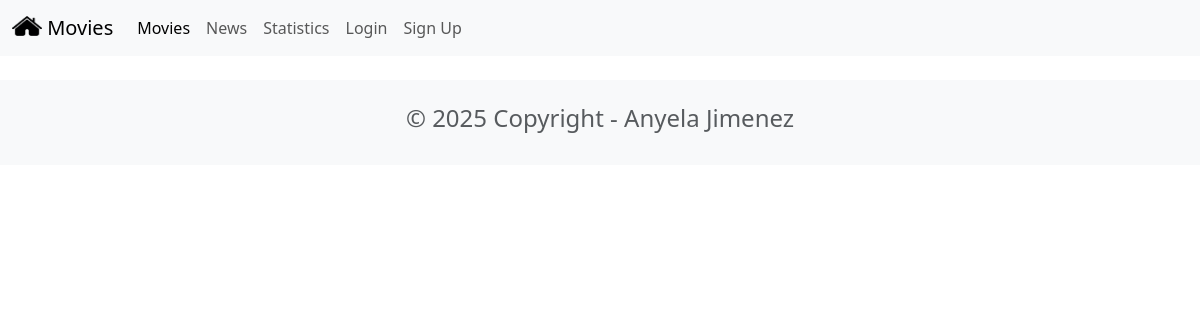
Before: /news/ with the older database file.
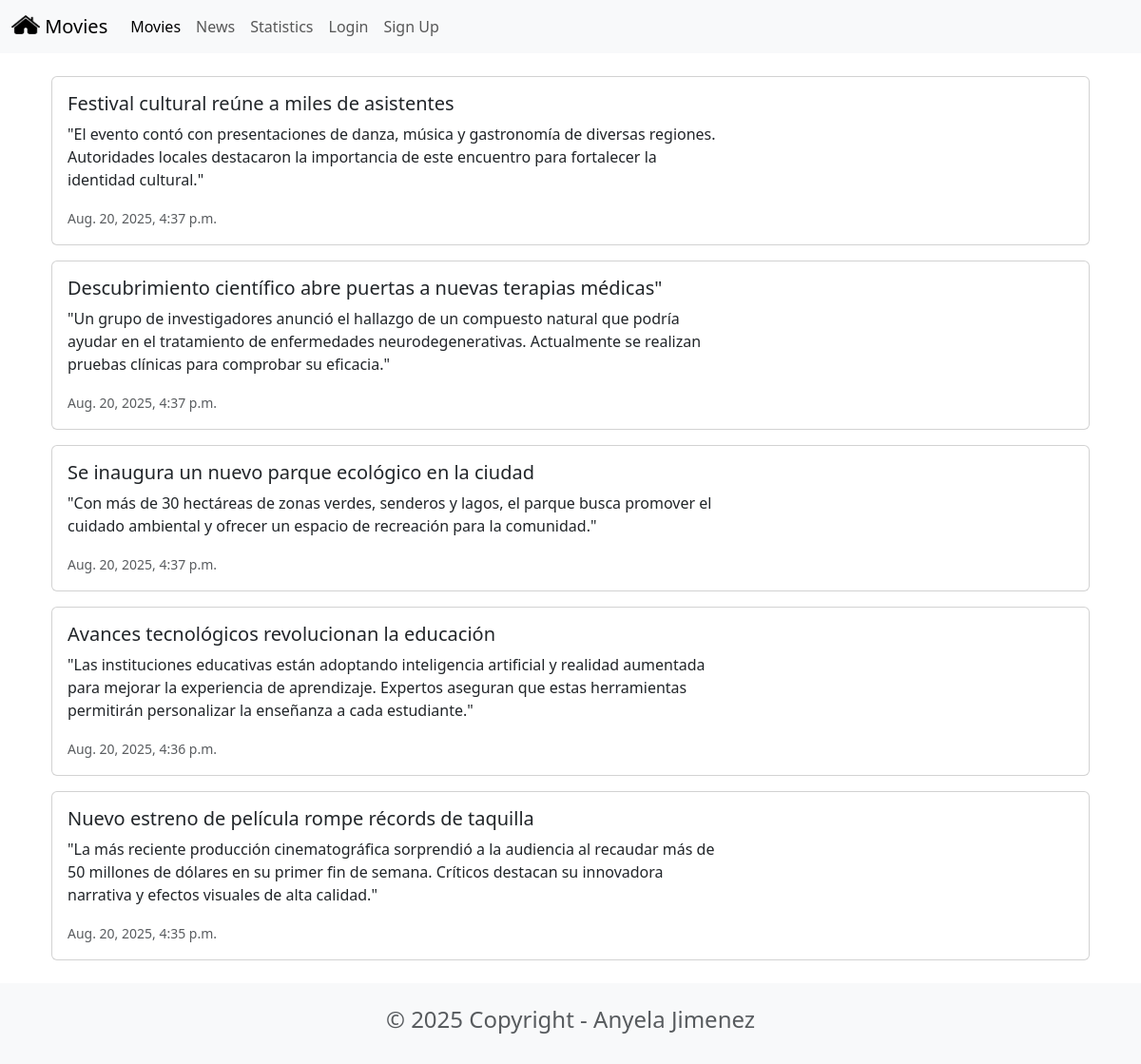
After: the same page with the newer database file.
### news/models.py (models this page shows, shortened)
class News(models.Model):
    headline = models.CharField(max_length=200)
    body = models.TextField()
    date = models.DateTimeField(auto_now_add=True)

### news/views.py (the view)
# urls.py: path('news/', include('news.urls')),
def news(request):
    newss = News.objects.all().order_by('-date')
    return render(request, 'news.html', {'newss': newss})

### news/templates/news.html
{% extends 'base.html' %}
{% block content %}
<div class="container">
    {% for news in newss %}
    <div class="card mb-3">
        <div class="row g-0">
            <div class="col-md-8">
                <div class="card-body">
                    <h5 class="card-title">{{ news.headline }}</h5>
                    <p class="card-text">{{ news.body }}</p>
                    <p class="card-text">
                        <small class="text-muted">{{ news.date }}</small>
                    </p>
                </div>
            </div>
        </div>
    </div>
    {% endfor %}
</div>
{% endblock content %}

### moviereviews/templates/base.html (shortened to what this page needs)
{% load static %}
<!DOCTYPE html>
<html lang="en">
<head>
    <link href="https://cdn.jsdelivr.net/npm/bootstrap@5.3.7/dist/css/bootstrap.min.css" rel="stylesheet">
</head>
<body>
<nav class="navbar navbar-expand-lg bg-light">
  <div class="container-fluid">
    <a class="navbar-brand" href="{% url 'home' %}">
      <img src="{% static 'images/home.png' %}" alt="" width="30" height="24" class="d-inline-block align-text-top" />
      Movies
    </a>
    <div class="collapse navbar-collapse" id="navbarNav">
      <ul class="navbar-nav me-auto mb-2 mb-lg-0">
        <li class="nav-item">
          <a class="nav-link active" aria-current="page" href="#">Movies</a>
        </li>
        <li class="nav-item">
          <a class="nav-link" href="{% url 'news' %}">News</a>
        </li>
        <li class = "nav-item">
            <a class="nav-link" href="{% url 'statistics' %}">Statistics</a>
        </li>
        <li class="nav-item">
          <a class="nav-link" href="#">Login</a>
        </li>
        <li class="nav-item">
          <a class="nav-link" href="#">Sign Up</a>
        </li>
      </ul>
    </div>
  </div>
</nav>
<div class="container mt-4">
    {% block content %}
    {% endblock content %}
</div>
<footer class="text-center text-lg-start bg-light text-muted mt-4">
  <div class = "text-center p-4">
 <h4>© 2025 Copyright - Anyela Jimenez </h4>
  </div>
</footer>
</body>
</html>

Changed rows visible on the page:
added News: headline "Festival cultural reúne a miles de asistentes", body "\"El evento contó con presentaciones de danza, música y gastronomía de diversas regiones. Autoridades locales destacaron la importancia de este encuentro para fortalecer la identidad cultural.\"", date "Aug. 20, 2025, 4:37 p.m."
added News: headline "Descubrimiento científico abre puertas a nuevas terapias médicas\"", body "\"Un grupo de investigadores anunció el hallazgo de un compuesto natural que podría ayudar en el tratamiento de enfermedades neurodegenerativas. Actualmente se realizan pruebas clínicas para comprobar su eficacia.\"", date "Aug. 20, 2025, 4:37 p.m."
added News: headline "Se inaugura un nuevo parque ecológico en la ciudad", body "\"Con más de 30 hectáreas de zonas verdes, senderos y lagos, el parque busca promover el cuidado ambiental y ofrecer un espacio de recreación para la comunidad.\"", date "Aug. 20, 2025, 4:37 p.m."
added News: headline "Avances tecnológicos revolucionan la educación", body "\"Las instituciones educativas están adoptando inteligencia artificial y realidad aumentada para mejorar la experiencia de aprendizaje. Expertos aseguran que estas herramientas permitirán personalizar la enseñanza a cada estudiante.\"", date "Aug. 20, 2025, 4:36 p.m."
added News: headline "Nuevo estreno de película rompe récords de taquilla", body "\"La más reciente producción cinematográfica sorprendió a la audiencia al recaudar más de 50 millones de dólares en su primer fin de semana. Críticos destacan su innovadora narrativa y efectos visuales de alta calidad.\"", date "Aug. 20, 2025, 4:35 p.m."
